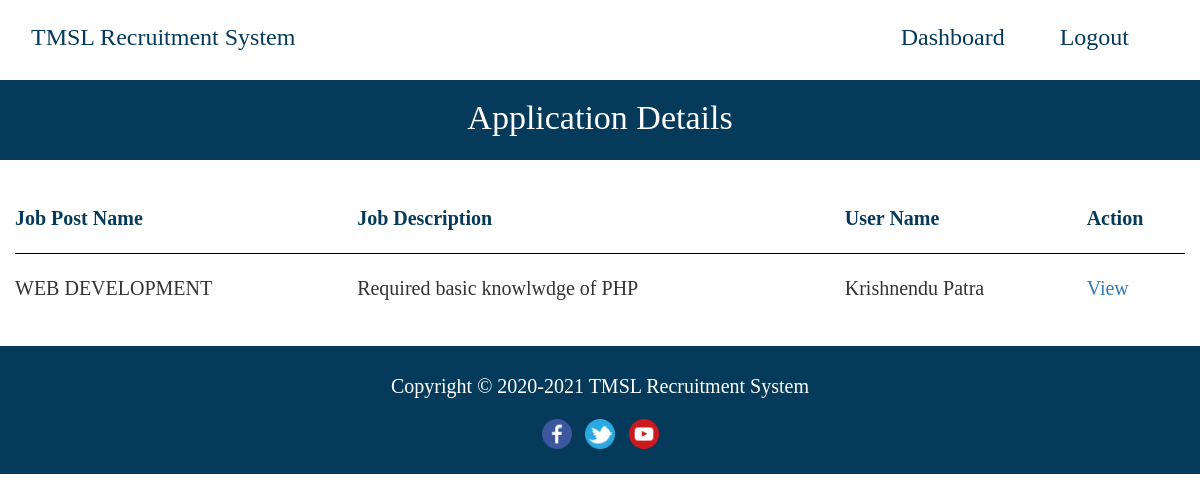
Page /company/view-job-application.php (signed in) on the committed database.
### tables this page shows
CREATE TABLE `apply_job_post` (
  `id_apply` int(11) NOT NULL,
  `id_jobpost` int(11) NOT NULL,
  `id_company` int(11) NOT NULL,
  `id_user` int(11) NOT NULL,
  `status` int(11) NOT NULL DEFAULT '0'
);

CREATE TABLE `job_post` (
  `id_jobpost` int(11) NOT NULL,
  `id_company` int(11) NOT NULL,
  `jobtitle` varchar(255) NOT NULL,
  `description` text NOT NULL,
  `minimumsalary` varchar(255) NOT NULL,
  `maximumsalary` varchar(255) NOT NULL,
  `experience` varchar(255) NOT NULL,
  `qualification` varchar(255) NOT NULL,
  `createdAt` timestamp NOT NULL DEFAULT CURRENT_TIMESTAMP
);

CREATE TABLE `users` (
  `id_user` int(11) NOT NULL,
  `firstname` varchar(255) NOT NULL,
  `lastname` varchar(255) NOT NULL,
  `email` varchar(255) NOT NULL,
  `password` varchar(255) NOT NULL,
  `address` text,
  `city` varchar(255) DEFAULT NULL,
  `state` varchar(255) DEFAULT NULL,
  `contactno` varchar(255) DEFAULT NULL,
  `qualification` varchar(255) DEFAULT NULL,
  `stream` varchar(255) DEFAULT NULL,
  `passingyear` varchar(255) DEFAULT NULL,
  `dob` varchar(255) DEFAULT NULL,
  `age` varchar(255) DEFAULT NULL,
  `designation` varchar(255) DEFAULT NULL,
  `resume` varchar(255) DEFAULT NULL
);

### company/view-job-application.php (the view, shortened to what this page needs)
<?php
require_once("../db.php");
?>
<!DOCTYPE html>
<html lang="en">
  <head>
    <link rel="stylesheet" href="https://maxcdn.bootstrapcdn.com/bootstrap/3.3.7/css/bootstrap.min.css">
  </head>
  <body>
   <font face="calibri">
    <section>
    <div class="container">
      <div class="row">
        <header>
          <nav class="navbar navbar-default" style="margin-bottom: 0; height: 80px; background-color: white; border-color: transparent;">
            <div class="container-fluid">
              <div class="navbar-header">
                <a class="navbar-brand" style="font-size: 24px; color: #053a5a; line-height: 42px;" href="../index.php">TMSL Recruitment System</a>
              </div>
              <div class="collapse navbar-collapse" id="bs-example-navbar-collapse-1">
                <ul class="nav navbar-nav navbar-right">
                  <li style="padding-right: 25px;"><a href="dashboard.php" style="font-size: 24px; color: #053a5a; line-height: 42px;">Dashboard</a></li>
                  <li style="padding-right: 25px;"><a href="../logout.php" style="font-size: 24px; color: #053a5a; line-height: 42px;">Logout</a></li>
                </ul>
              </div>
            </div>
          </nav>
        </header>
      </div>
    </div>
  </section>
  <div style="background-color: #053a5a; height: 80px;">
    <p style="font-size: 34px; color: white; text-align: center; line-height: 75px;">Application Details</p>
  </div>
  <br>
  <br>
    <div class="container">
      <div class="row" align="center">
        <table style="width: 100%;">
          <thead>
            <th style="font-size: 20px; color: #053a5a">Job Post Name</th>
            <th style="font-size: 20px; color: #053a5a">Job Description</th>
            <th style="font-size: 20px; color: #053a5a">User Name</th>
            <th style="font-size: 20px; color: #053a5a">Action</th>
          </thead>
                        <tr>
                <td colspan="8"><hr style="border-color: black;"></td>
              </tr>
          <tbody>
            <?php
              $sql ="SELECT * FROM apply_job_post INNER JOIN job_post ON apply_job_post.id_jobpost=job_post.id_jobpost INNER JOIN users ON apply_job_post.id_user=users.id_user WHERE apply_job_post.id_company='$_SESSION[id_user]' AND apply_job_post.status='0'";
              $result=$conn->query($sql);
              if($result->num_rows > 0) {
                while($row = $result->fetch_assoc()) {
                  ?>
                    <tr>
                      <td style="font-size: 20px;"><?php echo $row['jobtitle']; ?></td>
                      <td style="font-size: 20px;"><?php echo $row['description']; ?></td>
                      <td style="font-size: 20px;"><?php echo $row['firstname'] . " " . $row['lastname']; ?></td>
                      <td style="font-size: 20px;"><a href="view-application.php?id_user=<?php echo $row['id_user']; ?>&id_jobpost=<?php echo $row['id_jobpost']; ?>">View</a></td>
                    </tr>
                  <?php
                }
               }
            ?>
          </tbody>
        </table>
      </div>
    </div>
    <br><br>
        <footer id="footer" style="background-color: #053a5a; height: 80px;">
    <p style="color:white; font-size: 20px; line-height: 80px; text-align: center;">
    Copyright &copy; 2020-2021 <a href="index.php" style="color:white;">TMSL Recruitment System </a>
    </p>
    <div align="center" style="background-color: #053a5a; margin-top: -1.4%; height: 55px;">
    <a href="https://www.facebook.com/tigkolkata" target="_blank"><img src="../img/facebook.png" style="width: 30px; height: 30px; margin-left: 5px; margin-right: 5px;" /></a>
    <a href="https://twitter.com/tiukolkata" target="_blank"><img src="../img/twitter.png" style="width: 30px; height: 30px; margin-left: 5px; margin-right: 5px;" /></a>
    <a href="https://www.youtube.com/user/technoindiagroup" target="_blank"><img src="../img/youtube.png" style="width: 30px; height: 30px; margin-left: 5px; margin-right: 5px;" /></a>
    </div>
  </footer>
  </body>
</html>

### rows in the picture
apply_job_post: id_jobpost.jobtitle "WEB DEVELOPMENT", id_jobpost.description "Required basic knowlwdge of PHP", id_user.firstname "Krishnendu", id_user.lastname "Patra"
